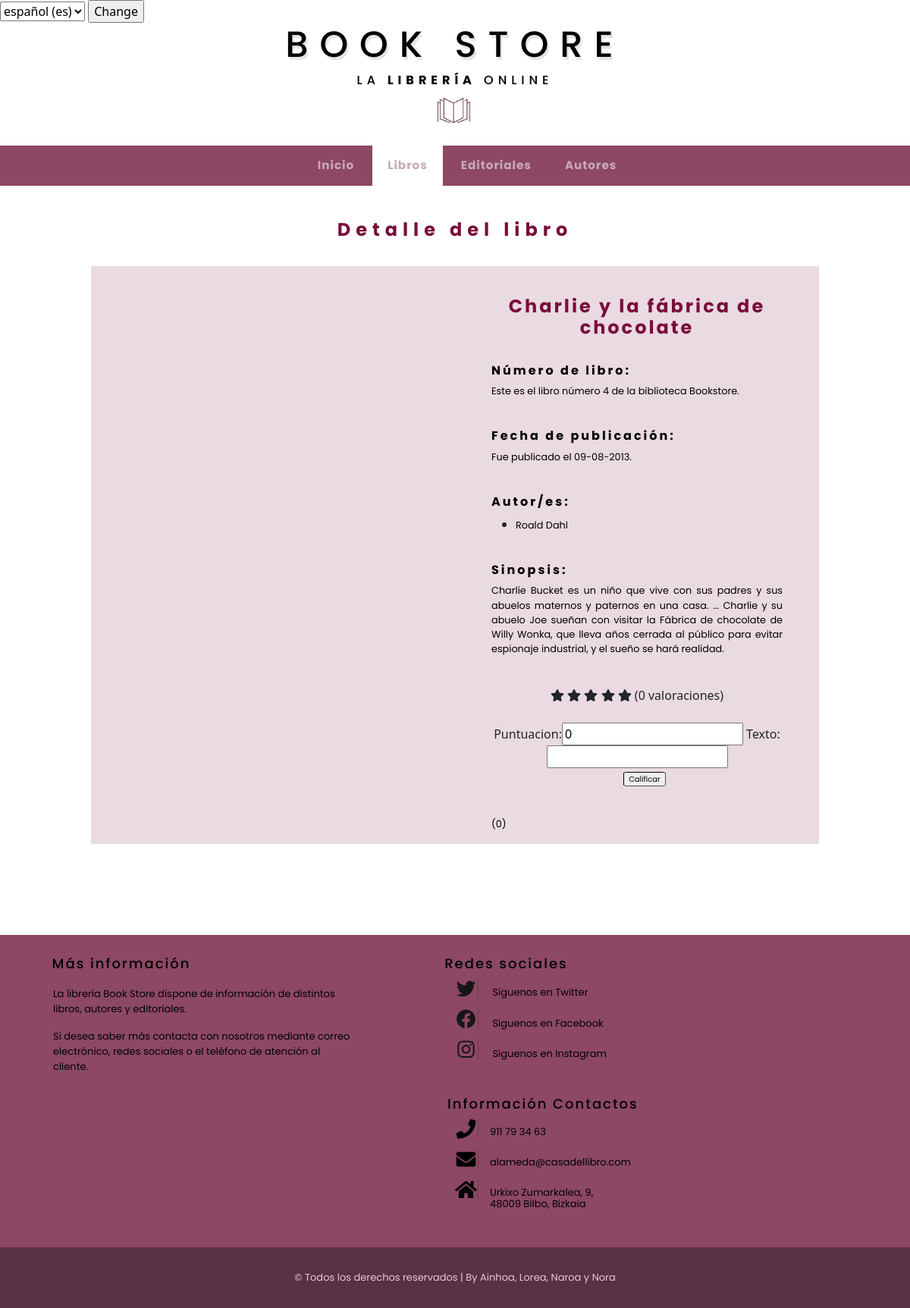
The page /appBookStore/libro/4/autores/ on the database its author committed.
### appBookStore/models.py (models this page shows, shortened)
class Libro(models.Model):
    nombre = models.CharField(max_length=50)
    autores = models.ManyToManyField(Autor)
    editorial = models.ForeignKey(Editorial, on_delete=models.CASCADE)
    genero = models.ForeignKey(Genero, on_delete=models.CASCADE)
    idioma = models.ForeignKey(Idioma, on_delete=models.CASCADE)
    paginas = models.IntegerField(default=0)
    sinopsis = models.CharField(max_length=800)
    fechaPubli = models.DateField()
    mediaValoracion = models.FloatField(default=0)
    numValoraciones = models.IntegerField(default=0)
    imagenLink = models.CharField(max_length=800)

class Autor(models.Model):
    nombre = models.CharField(max_length=50)
    biografia = models.CharField(max_length=800)
    imagenLink = models.CharField(max_length=800)

### appBookStore/views.py (the view)
# urls.py: path('libro/<int:libro_id>/autores/', views.detallesLibro, name='detallesLibro'),
def detallesLibro(request, libro_id):
	libro = get_object_or_404(Libro, pk=libro_id)
	autores = libro.autores.all()
	form = ValoracionCrear()
	context = {'libro' : libro, 'autores' : autores, 'form': form}
	return render(request, 'detallesLibro.html', context)

### appBookStore/forms.py
class ValoracionCrear(forms.ModelForm):
    class Meta:
        model = Valoracion
        fields = ['puntuacion', 'texto']
        db_constraints = {
            'puntuacion': 'check (puntuacion<6)'
        }
    def __init__(self, *args, **kwargs):
        super().__init__(*args, **kwargs)
        self.fields['puntuacion'].widget.attrs.update({
            'class': 'form-puntuacion'
        })
        self.fields['texto'].widget.attrs.update({
            'class': 'form-texto'
        })

### appBookStore/templates/detallesLibro.html (shortened to what this page needs)
 {% extends "base.html" %}
 {% load static %}
 {% block titulo %} Detalle del libro{% endblock %}
 {% block contenido %}
    <div class="ila">
        <div class="zuta">
            <div>
            </div>
        </div>
        <div class="zuta">
            <h3 class="tituloLibro"> {{ libro.nombre}}</h3>
            <br>
                {% if libro %}
                     <div class="azpiZuta">
                        <h4 class="infoTitulos"> Número de libro:</h4>
                            <p class="texto">
                                Este es el libro número {{ libro.id}} de la biblioteca Bookstore.
                            </p>
                            <br>
                        <h4 class="infoTitulos"> Fecha de publicación:</h4>
                            <p class="texto">
                                Fue publicado el  {{ libro.fechaPubli |date:'d-m-Y'}}.
                            </p>
                            <br>
                        <h4 class="infoTitulos"> Autor/es:</h4>
                            <div class="texto">
                                {% if autores %}
                                    {% for a in autores %}
                                    <ul>
                                    <li>
                                        <p class="texto">
                                        <a href= "{% url 'detallesAutores' a.id %}">{{ a.nombre }}</a>
                                        </p>
                                    </li>
                                    </ul>
                                    {% endfor %}
                                    {% else %}
                                        <p class="texto">No se dispone de la información del autor del libro {{editorial.nombre}}</p>
                                    {% endif %}
                                </div>
                            <br>
                        <h4 class="infoTitulos"> Sinopsis:</h4>
                            <p class="texto">
                                {{ libro.sinopsis}}
                            </p>
                            <br>
                        <div class="detallesClasificacionestrellas">
                            <form action="{% url 'getDatosValoracion' libro.id %}" method="POST">
                            <span class="fa fa-star" onload="mediaEstrellas(this, parseInt('{{libro.mediaValoracion}}'))" id="1estrella"></span>
                            <span class="fa fa-star" id="2estrella"></span>
                            <span class="fa fa-star" id="3estrella"></span>
                            <span class="fa fa-star" id="4estrella"></span>
                            <span class="fa fa-star" id="5estrella"></span>
                            ({{libro.numValoraciones}} valoraciones)
                            <div id="calificar">
                                {{form}}
                            </div>
    <button type="submit" class="botonCalificar" style="border:#000000;border-style:inset;border-width: thin; font-family: 'Poppins', sans-serif; border-radius: 10%; margin-left: 20px; font-size:x-small;"
     >Calificar</button>
</form>
                        </div>
                        <p class="texto">
                            ({{libro.numValoraciones}})
                        </p>
                    </div>
                    {% else %}
                        <p class="texto">No se dispone de la información del autor del libro {{editorial.nombre}}</p>
                {% endif %}
        </div>
    </div>
 {% endblock %}

### appBookStore/static/css/main.css (style rules this page uses)
html { min-height: 100%; position: relative; }
body.fondo { background-color: white; margin-top: -64px; height: 100%; padding: 0px; margin: 0px; margin-bottom: 0px; }
a:link { color: rgb(0, 0, 0); text-decoration: none; }

### appBookStore/static/css/detalles.css (style rules this page uses)
.tituloLibro { font-family: 'Poppins', sans-serif; color:rgb(121, 13, 58); font-size: 1.5em; letter-spacing: 3px; text-align: center; font-weight: bold; margin-top: 10%; }
.infoTitulos { font-family: 'Poppins', sans-serif; color: rgb(0, 0, 0); font-size: 1em; letter-spacing: 3px; text-align: left; font-weight: bold; }
p.texto { font-family: 'Poppins', sans-serif; color: rgb(0, 0, 0); font-size: 0.8em; text-align:justify; }
.zuta { float: left; margin-left: 5%; margin-right: 5%; border: black; width: 40%; }
.ila { content: ""; display: table; clear: both; border: black; background-color: rgba(121, 13, 58, 0.151); width: 80%; float: left; margin-left: 10%; margin-right: 10%; margin-bottom: 10%; }
div.detallesClasificacionestrellas { text-align: center; margin-bottom: 40px; }
.fa-star { cursor: pointer; }

### rows shown on the page
Libro: nombre "Charlie y la fábrica de chocolate", id "4", fechaPubli "09-08-2013", sinopsis "Charlie Bucket es un niño que vive con sus padres y sus abuelos maternos y paternos en una casa. ... Charlie y su abuelo Joe sueñan con visitar la Fábrica de chocolate de Willy Wonka, que lleva años cerrada al público para evitar espionaje industrial, y el sueño se hará realidad.", numValoraciones "0"
Autor: nombre "Roald Dahl"

### other values the page prints
form field language "español (es)"
